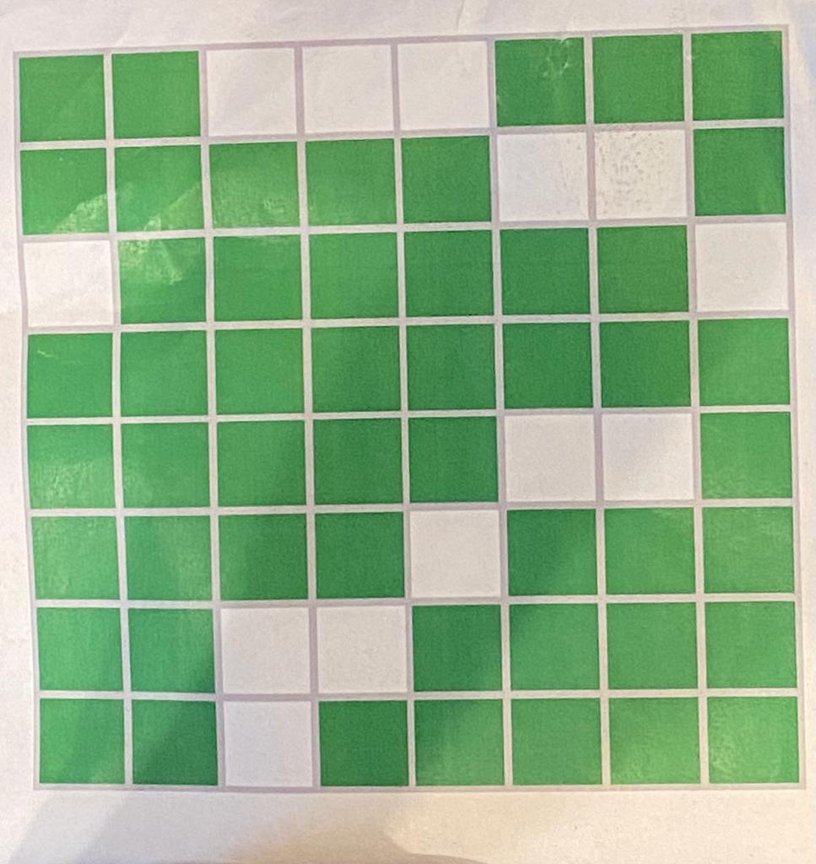
#> input picture Gui/cv/prac.png, 816 x 864 px, shrunk from 967 x 1024 before the run
$ python -i seagrass.py   (imports and definitions only)
#> lines starting #> are read from the running program, lines starting #| are printed output that depends on the picture; after the words box and inside, x2 and y2 are one past the last pixel; in counts of white or black regions, pixels touching at a corner belong together
#> further down, picture is the input picture: shape (864, 816, 3); mean B, G, R 139, 177.9, 145.3
import cv2 as cv
import numpy as np

import cv2 as cv
import numpy as np

def count_squares(img):
    # Convert to HSV color space
    hsv = cv.cvtColor(img, cv.COLOR_BGR2HSV)
#> hsv: shape (864, 816, 3); mean H, S, V 46.4, 73.6, 182.2

    # Adjust the green color range boundaries
    low_g = np.array([35, 50, 50])
    top_g = np.array([75, 255, 255])

    # Threshold the image to obtain only the green regions
    mask = cv.inRange(hsv, low_g, top_g)
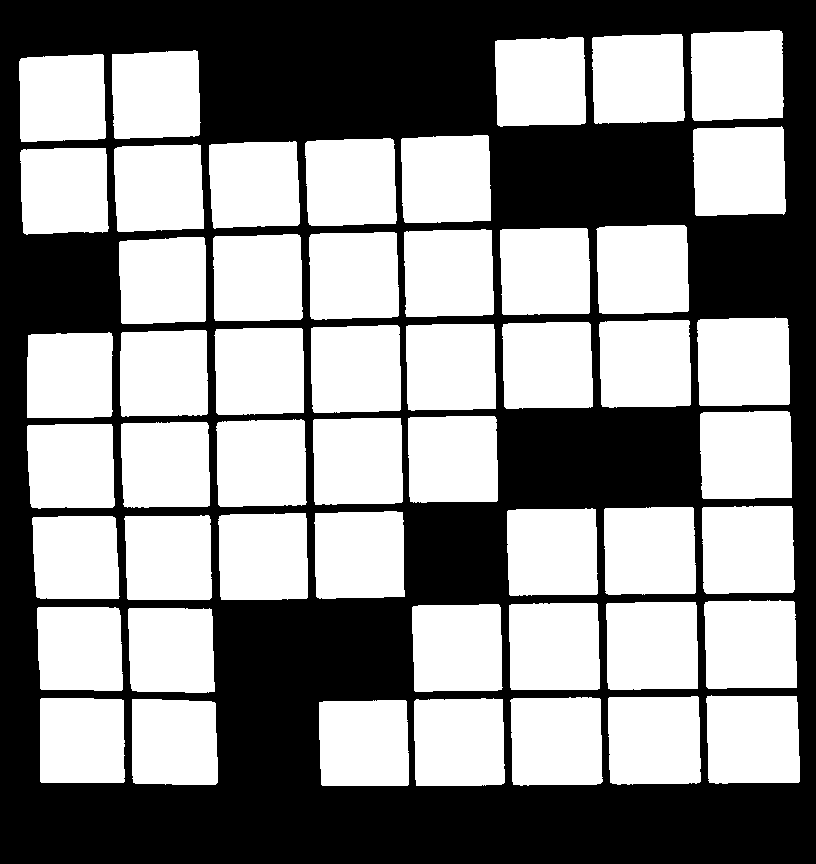
#> mask: shape (864, 816); 54.8% white; 1 black region, box (x1, y1, x2, y2) and area: (0, 0, 816, 864) 318960

    # Apply morphology to clean
    kernel = np.ones((5, 5), np.uint8)
    mask = cv.erode(mask, kernel)
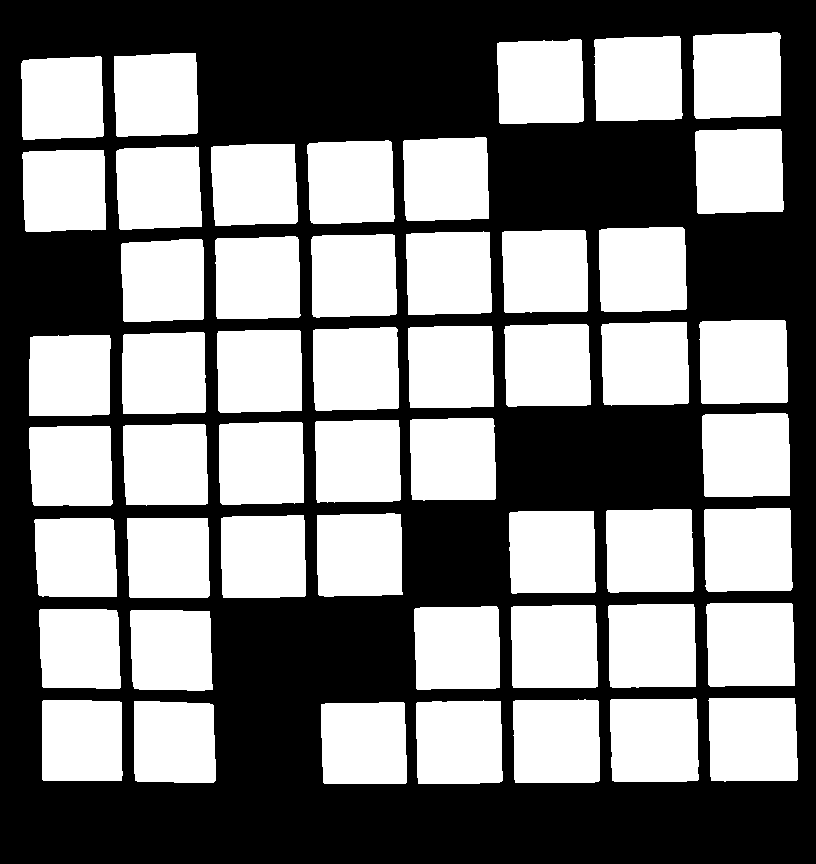
#> mask: shape (864, 816); 49.7% white; 51 white regions, largest, box (x1, y1, x2, y2) and area: (693, 32, 781, 119) 7286, (708, 698, 798, 782) 7246, (699, 320, 788, 404) 7232
    mask = cv.dilate(mask, kernel)
#> mask: shape (864, 816); 54.7% white; 1 black region

    # Find contours of the green parts
    contours, hierarchy = cv.findContours(mask, cv.RETR_EXTERNAL, cv.CHAIN_APPROX_SIMPLE)
#> contours = 51 contours; largest, box (x1, y1, x2, y2) and area: (691, 30, 783, 121) 7834, (706, 696, 800, 784) 7782, (697, 318, 790, 406) 7770, (608, 696, 701, 784) 7758, (597, 225, 689, 314) 7758

    # Count the number of green squares
    green_squares = 0
    for count in contours:
        # Compute the area and aspect ratio of the contour
        area = cv.contourArea(count)
        x, y, w, h = cv.boundingRect(count)
        aspect_ratio = float(w) / h

        # Calculate the solidity and extent of the contour
        hull = cv.convexHull(count)
        hull_area = cv.contourArea(hull)
        solidity = float(area) / hull_area
        extent = float(area) / (w * h)

        # Check if the contour is approximately square, has a minimum area, high solidity, and high extent
        if aspect_ratio >= 0.8 and aspect_ratio <= 1.2 and area >= 200 and solidity > 0.9 and extent > 0.8:
            green_squares += 1
#> this loop made 51 passes
#> (area, x, y, w, h, aspect_ratio, hull_area, solidity) on passes 1 to 12: (7366.5, 319, 700, 90, 86, 1.05, 7441, 0.99), (6999.5, 132, 699, 86, 86, 1, 7075, 0.989), (7560.5, 414, 698, 91, 88, 1.03, 7667, 0.986), (6949, 40, 698, 85, 85, 1, 6999, 0.993), (7657.5, 511, 697, 91, 88, 1.03, 7738, 0.99), (7782, 706, 696, 94, 88, 1.07, 7890.5, 0.986), (7758, 608, 696, 93, 88, 1.06, 7861, 0.987), (6902, 128, 608, 87, 85, 1.02, 7010, 0.985), (6766, 37, 607, 86, 84, 1.02, 6861, 0.986), (7477.5, 412, 604, 90, 88, 1.02, 7585, 0.986), (7574, 509, 603, 91, 87, 1.05, 7643.5, 0.991), (7712, 606, 602, 92, 88, 1.05, 7807, 0.988)
#> after the loop, green_squares = 51

    cv.imshow("Final", mask)
    cv.waitKey(0)
    cv.destroyAllWindows()

    return green_squares

# Load the image

>>> import cv2
>>> picture = cv2.imread('prac.png')
>>> result = count_squares(picture)
#> result = 51
